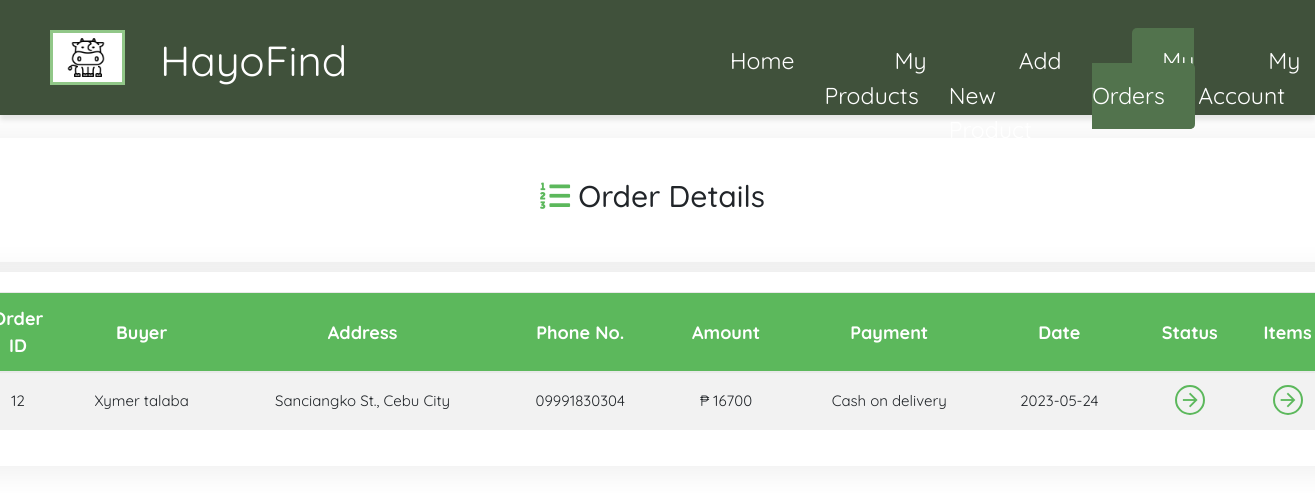
Page /seller/manageOrders.php (signed in) on the committed database.
### tables this page shows
CREATE TABLE `order_details` (
  `order_ID` int(10) UNSIGNED NOT NULL,
  `seller_ID` int(11) NOT NULL,
  `buyer_ID` int(11) NOT NULL,
  `amount` int(11) NOT NULL,
  `payment_method` varchar(256) NOT NULL,
  `order_date` date NOT NULL,
  `order_status` int(11) NOT NULL
);

CREATE TABLE `buyers` (
  `id` int(10) UNSIGNED NOT NULL,
  `fname` varchar(20) NOT NULL,
  `lname` varchar(20) NOT NULL,
  `phoneNumber` varchar(15) NOT NULL,
  `email` varchar(256) NOT NULL,
  `gender` varchar(256) NOT NULL,
  `address` varchar(500) NOT NULL,
  `dob` date DEFAULT NULL,
  `valid_ID` varchar(999) NOT NULL,
  `image` varchar(999) NOT NULL,
  `username` varchar(255) NOT NULL,
  `password` varchar(999) NOT NULL
);

### seller/manageOrders.php (the view, shortened to what this page needs)
<!DOCTYPE html>
<html lang="en">
<head>
    <link rel="stylesheet" href="seller css/manageOrders.css">
    <link rel="stylesheet" href="https://stackpath.bootstrapcdn.com/bootstrap/4.5.2/css/bootstrap.min.css">
</head>
<?php
        $con = connection();
        $user_id = $_SESSION['user_id'];
    ?>
<body>
    <?php
        require_once('sellerHeader.php');
    ?>
<div class="manageOrder-cont">
<div class="container" style="margin-top:98px;">
    <div class="table-title">
        <h2><i class="fas fa-list-ol order-icon"></i>  Order Details</h2>
    </div>
    <div class="table-wrapper">
        <table class="table table-striped table-hover text-center" id="NoOrder">
            <thead style="background-color: #5cb85c !important; color: white;">
                <tr>
                    <th>Order ID</th>
                    <th>Buyer</th>
                    <th>Address</th>
                    <th>Phone No.</th>
                    <th>Amount</th>
                    <th>Payment</th>
                    <th>Date</th>
                    <th>Status</th>
                    <th>Items</th>
                </tr>
            </thead>
            <tbody>
                <?php
                    $sql = "SELECT * FROM `order_details` WHERE seller_ID = '$user_id'";
                    $result = mysqli_query($con, $sql);
                    while($row = mysqli_fetch_assoc($result)){
                        $buyer_ID = $row['buyer_ID'];
                        $order_ID = $row['order_ID'];
                        $amount = $row['amount'];
                        $order_date = $row['order_date'];
                        $payment_method = $row['payment_method'];
                        $itemsql1 = "SELECT * FROM `buyers` WHERE id = $buyer_ID";
                        $itemresult1 = mysqli_query($con, $itemsql1);
                        $itemrow1 = mysqli_fetch_assoc($itemresult1);
                        @$fname = $itemrow1['fname'];
                        @$lname = $itemrow1['lname'];
                        @$buyer_address = $itemrow1['address'];
                        @$phoneNumber = $itemrow1['phoneNumber'];
                        echo '<tr>
                                <td>' . $order_ID . '</td>
                                <td>' . $fname .' '. $lname . '</td>
                                <td>' . $buyer_address . '</td>
                                <td>' . $phoneNumber . '</td>
                                <td>₱ ' . $amount . '</td>
                                <td>' . $payment_method . '</td>
                                <td>' . $order_date . '</td>
                                <td><a href="#" data-toggle="modal" data-target="#orderStatus' . $order_ID . '" class="view"><i class="material-icons">&#xE5C8;</i></a></td>
                                <td><a href="#" data-toggle="modal" data-target="#orderItem' . $order_ID . '" class="view" title="View Details"><i class="material-icons">&#xE5C8;</i></a></td>
                            </tr>';
                    }
                        ?>
            </tbody>
        </table>
    </div>
</div>
</div>
<?php
    include 'function/_orderStatusModal.php';
?>
</body>
</html>

### seller/seller css/manageOrders.css (style rules this page uses)
th { font-size: 18px; }
td { font-size: 15px; }
.table-title h2 { font-size: 30px; font-weight:500; text-align: center; }
.table-title { margin-top: 30px !important; box-shadow: 0px 3.18px 35.16px rgba(0, 0, 0, 0.08); padding-top: 40px; padding-bottom: 40px; margin-bottom: -20px; background-color: white; width: 1400px !important; margin-left: -150px !important; }
i.order-icon { color: #5cb85c !important; }
.manageOrder-cont { padding: 40px; z-index: 0; font-family: 'Quicksand' !important; }
.table-wrapper { background: #fff; padding: 20px 25px; margin-top: 30px; align-content: center !important; border-radius: 3px; box-shadow: 0 1px 1px rgba(0,0,0,.05); width: 1400px !important; margin-left: -150px !important; box-shadow: 0px 3.18px 35.16px rgba(0, 0, 0, 0.08); }
table.table tr th, table.table tr td { border-color: #e9e9e9; padding: 12px 15px; vertical-align: middle; }
table.table tr th:first-child { width: 60px; }
table.table tr th:last-child { width: 80px; }
table.table td a { font-weight: bold; color: #566787; display: inline-block; text-decoration: none; }
table.table td a.view { width: 30px; height: 30px; color: #5cb85c; border: 2px solid; border-radius: 30px; text-align: center; }
table.table td a.view i { font-size: 22px; margin: 2px 0 0 1px; }
table { counter-reset: section; }

### rows in the picture
order_details: order_ID "12", buyer_ID.fname "Xymer", buyer_ID.lname "talaba", buyer_ID.address "Sanciangko St., Cebu City", buyer_ID.phoneNumber "09991830304", amount "16700", payment_method "Cash on delivery", order_date "2023-05-24"
